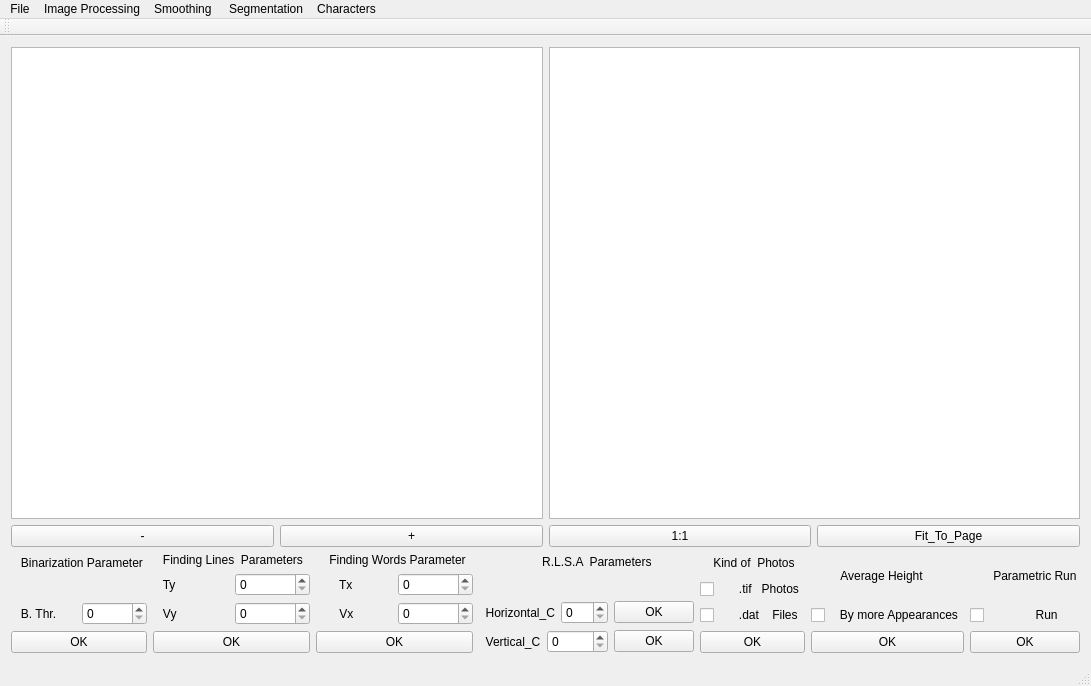
<?xml version="1.0" encoding="UTF-8"?>
<ui version="4.0">
 <class>MainWindow</class>
 <widget class="QMainWindow" name="MainWindow">
  <property name="geometry">
   <rect>
    <x>0</x>
    <y>0</y>
    <width>1035</width>
    <height>686</height>
   </rect>
  </property>
  <property name="windowTitle">
   <string>MainWindow</string>
  </property>
  <widget class="QWidget" name="centralWidget">
   <property name="enabled">
    <bool>true</bool>
   </property>
   <property name="autoFillBackground">
    <bool>true</bool>
   </property>
   <layout class="QGridLayout" name="gridLayout">
    <item row="2" column="5">
     <layout class="QVBoxLayout" name="verticalLayout_6">
      <item>
       <widget class="QLabel" name="label_15">
        <property name="text">
         <string>         Average Height</string>
        </property>
       </widget>
      </item>
      <item>
       <widget class="QCheckBox" name="checkBox_4">
        <property name="text">
         <string>   By more Appearances</string>
        </property>
       </widget>
      </item>
      <item>
       <widget class="QPushButton" name="pushButton_11">
        <property name="text">
         <string>OK</string>
        </property>
       </widget>
      </item>
     </layout>
    </item>
    <item row="2" column="2">
     <layout class="QVBoxLayout" name="verticalLayout_3">
      <item>
       <widget class="QLabel" name="label_8">
        <property name="text">
         <string>    Finding Words Parameter  </string>
        </property>
       </widget>
      </item>
      <item>
       <layout class="QHBoxLayout" name="horizontalLayout_6">
        <item>
         <widget class="QLabel" name="label_6">
          <property name="text">
           <string>       Tx</string>
          </property>
         </widget>
        </item>
        <item>
         <widget class="QSpinBox" name="spinBox_4">
          <property name="maximum">
           <number>999</number>
          </property>
         </widget>
        </item>
       </layout>
      </item>
      <item>
       <layout class="QHBoxLayout" name="horizontalLayout_7">
        <item>
         <widget class="QLabel" name="label_7">
          <property name="text">
           <string>       Vx</string>
          </property>
         </widget>
        </item>
        <item>
         <widget class="QSpinBox" name="spinBox_5">
          <property name="maximum">
           <number>999</number>
          </property>
         </widget>
        </item>
       </layout>
      </item>
      <item>
       <widget class="QPushButton" name="pushButton_7">
        <property name="text">
         <string>OK</string>
        </property>
       </widget>
      </item>
     </layout>
    </item>
    <item row="2" column="1">
     <layout class="QVBoxLayout" name="verticalLayout">
      <item>
       <widget class="QLabel" name="label">
        <property name="text">
         <string>   Finding Lines  Parameters  </string>
        </property>
        <property name="textInteractionFlags">
         <set>Qt::LinksAccessibleByMouse</set>
        </property>
       </widget>
      </item>
      <item>
       <layout class="QHBoxLayout" name="horizontalLayout_3">
        <item>
         <widget class="QLabel" name="label_2">
          <property name="text">
           <string>   Ty</string>
          </property>
         </widget>
        </item>
        <item>
         <widget class="QSpinBox" name="spinBox">
          <property name="maximum">
           <number>999</number>
          </property>
         </widget>
        </item>
       </layout>
      </item>
      <item>
       <layout class="QHBoxLayout" name="horizontalLayout_4">
        <item>
         <widget class="QLabel" name="label_3">
          <property name="text">
           <string>   Vy</string>
          </property>
         </widget>
        </item>
        <item>
         <widget class="QSpinBox" name="spinBox_2">
          <property name="maximum">
           <number>999</number>
          </property>
         </widget>
        </item>
       </layout>
      </item>
      <item>
       <widget class="QPushButton" name="pushButton_5">
        <property name="text">
         <string>OK</string>
        </property>
       </widget>
      </item>
     </layout>
    </item>
    <item row="2" column="0">
     <layout class="QVBoxLayout" name="verticalLayout_2">
      <item>
       <widget class="QLabel" name="label_4">
        <property name="text">
         <string>   Binarization Parameter </string>
        </property>
       </widget>
      </item>
      <item>
       <widget class="QLabel" name="label_12">
        <property name="text">
         <string/>
        </property>
       </widget>
      </item>
      <item>
       <layout class="QHBoxLayout" name="horizontalLayout_5">
        <item>
         <widget class="QLabel" name="label_5">
          <property name="text">
           <string>   B. Thr.</string>
          </property>
         </widget>
        </item>
        <item>
         <widget class="QSpinBox" name="spinBox_3">
          <property name="maximum">
           <number>999</number>
          </property>
         </widget>
        </item>
       </layout>
      </item>
      <item>
       <widget class="QPushButton" name="pushButton_6">
        <property name="text">
         <string>OK</string>
        </property>
       </widget>
      </item>
     </layout>
    </item>
    <item row="1" column="0" colspan="7">
     <layout class="QHBoxLayout" name="horizontalLayout_2">
      <item>
       <widget class="QPushButton" name="pushButton_4">
        <property name="text">
         <string>-</string>
        </property>
       </widget>
      </item>
      <item>
       <widget class="QPushButton" name="pushButton_3">
        <property name="text">
         <string>+</string>
        </property>
       </widget>
      </item>
      <item>
       <widget class="QPushButton" name="pushButton_2">
        <property name="text">
         <string>1:1</string>
        </property>
       </widget>
      </item>
      <item>
       <widget class="QPushButton" name="pushButton">
        <property name="text">
         <string>Fit_To_Page</string>
        </property>
       </widget>
      </item>
     </layout>
    </item>
    <item row="2" column="3">
     <layout class="QVBoxLayout" name="verticalLayout_4">
      <item>
       <widget class="QLabel" name="label_9">
        <property name="text">
         <string>                   R.L.S.A  Parameters </string>
        </property>
       </widget>
      </item>
      <item>
       <widget class="QLabel" name="label_13">
        <property name="text">
         <string/>
        </property>
       </widget>
      </item>
      <item>
       <layout class="QHBoxLayout" name="horizontalLayout_8">
        <item>
         <widget class="QLabel" name="label_10">
          <property name="text">
           <string>  Horizontal_C</string>
          </property>
         </widget>
        </item>
        <item>
         <widget class="QSpinBox" name="spinBox_6">
          <property name="maximum">
           <number>999</number>
          </property>
         </widget>
        </item>
        <item>
         <widget class="QPushButton" name="pushButton_8">
          <property name="text">
           <string>OK</string>
          </property>
         </widget>
        </item>
       </layout>
      </item>
      <item>
       <layout class="QHBoxLayout" name="horizontalLayout_9">
        <item>
         <widget class="QLabel" name="label_11">
          <property name="text">
           <string>  Vertical_C</string>
          </property>
         </widget>
        </item>
        <item>
         <widget class="QSpinBox" name="spinBox_7">
          <property name="maximum">
           <number>999</number>
          </property>
         </widget>
        </item>
        <item>
         <widget class="QPushButton" name="pushButton_9">
          <property name="text">
           <string>OK</string>
          </property>
         </widget>
        </item>
       </layout>
      </item>
     </layout>
    </item>
    <item row="2" column="4">
     <layout class="QVBoxLayout" name="verticalLayout_5">
      <item>
       <widget class="QLabel" name="label_14">
        <property name="text">
         <string>    Kind of  Photos  </string>
        </property>
       </widget>
      </item>
      <item>
       <widget class="QCheckBox" name="checkBox_2">
        <property name="text">
         <string>      .tif   Photos</string>
        </property>
       </widget>
      </item>
      <item>
       <widget class="QCheckBox" name="checkBox">
        <property name="text">
         <string>      .dat    Files</string>
        </property>
       </widget>
      </item>
      <item>
       <widget class="QPushButton" name="pushButton_10">
        <property name="text">
         <string>OK</string>
        </property>
       </widget>
      </item>
     </layout>
    </item>
    <item row="0" column="0" colspan="7">
     <layout class="QHBoxLayout" name="horizontalLayout">
      <item>
       <widget class="QGraphicsView" name="graphicsView"/>
      </item>
      <item>
       <widget class="QGraphicsView" name="graphicsView_2"/>
      </item>
     </layout>
    </item>
    <item row="2" column="6">
     <layout class="QVBoxLayout" name="verticalLayout_7">
      <item>
       <widget class="QLabel" name="label_16">
        <property name="text">
         <string>       Parametric Run </string>
        </property>
       </widget>
      </item>
      <item>
       <widget class="QCheckBox" name="checkBox_5">
        <property name="text">
         <string>              Run</string>
        </property>
       </widget>
      </item>
      <item>
       <widget class="QPushButton" name="pushButton_12">
        <property name="text">
         <string>OK</string>
        </property>
       </widget>
      </item>
     </layout>
    </item>
   </layout>
  </widget>
  <widget class="QMenuBar" name="menuBar">
   <property name="geometry">
    <rect>
     <x>0</x>
     <y>0</y>
     <width>1035</width>
     <height>21</height>
    </rect>
   </property>
   <widget class="QMenu" name="menuFile">
    <property name="title">
     <string>File</string>
    </property>
    <addaction name="actionOpen"/>
    <addaction name="separator"/>
    <addaction name="actionExit"/>
    <addaction name="separator"/>
    <addaction name="actionLoad_Result_2"/>
    <addaction name="separator"/>
   </widget>
   <widget class="QMenu" name="menuProcessing">
    <property name="title">
     <string>Image Processing</string>
    </property>
    <addaction name="actionImage_Characteristics"/>
    <addaction name="separator"/>
    <addaction name="actionInverse_Image"/>
    <addaction name="separator"/>
    <addaction name="actionBinarization"/>
    <addaction name="separator"/>
    <addaction name="actionHistogram"/>
    <addaction name="separator"/>
   </widget>
   <widget class="QMenu" name="menuSmoothing">
    <property name="title">
     <string>Smoothing </string>
    </property>
    <addaction name="actionHorizontal_RLSA"/>
    <addaction name="separator"/>
    <addaction name="actionVertical_RLSA"/>
    <addaction name="separator"/>
    <addaction name="actionRLSA_2"/>
    <addaction name="separator"/>
   </widget>
   <widget class="QMenu" name="menuSegmentation">
    <property name="title">
     <string>Segmentation</string>
    </property>
    <addaction name="actionFinding_Lines_2"/>
    <addaction name="separator"/>
    <addaction name="actionFinding_Words_2"/>
    <addaction name="separator"/>
   </widget>
   <widget class="QMenu" name="menuCharacters">
    <property name="title">
     <string>Characters</string>
    </property>
    <addaction name="actionAverage_Character_Height"/>
    <addaction name="separator"/>
    <addaction name="actionPrinting_Lines"/>
    <addaction name="separator"/>
    <addaction name="actionPrinting_Letters"/>
   </widget>
   <addaction name="menuFile"/>
   <addaction name="menuProcessing"/>
   <addaction name="menuSmoothing"/>
   <addaction name="menuSegmentation"/>
   <addaction name="menuCharacters"/>
  </widget>
  <widget class="QToolBar" name="mainToolBar">
   <attribute name="toolBarArea">
    <enum>TopToolBarArea</enum>
   </attribute>
   <attribute name="toolBarBreak">
    <bool>false</bool>
   </attribute>
  </widget>
  <widget class="QStatusBar" name="statusBar"/>
  <action name="actionOpen">
   <property name="text">
    <string>Open </string>
   </property>
  </action>
  <action name="actionExit">
   <property name="text">
    <string>Exit </string>
   </property>
  </action>
  <action name="actionImage_Characteristics">
   <property name="text">
    <string>Image Characteristics</string>
   </property>
  </action>
  <action name="actionInverse_Image">
   <property name="text">
    <string>Inverse </string>
   </property>
  </action>
  <action name="actionBinarization">
   <property name="text">
    <string>Binarization</string>
   </property>
  </action>
  <action name="actionHorizontal_RLSA">
   <property name="text">
    <string>Horizontal RLSA</string>
   </property>
  </action>
  <action name="actionVertical_RLSA">
   <property name="text">
    <string>Vertical  RLSA</string>
   </property>
  </action>
  <action name="actionRLSA_2">
   <property name="text">
    <string>RLSA_H_V</string>
   </property>
  </action>
  <action name="actionFinding_Lines_2">
   <property name="text">
    <string>Finding Lines</string>
   </property>
  </action>
  <action name="actionFinding_Words_2">
   <property name="text">
    <string>Finding Words</string>
   </property>
  </action>
  <action name="actionLoad_Result_2">
   <property name="text">
    <string>Load Result</string>
   </property>
  </action>
  <action name="actionHistogram">
   <property name="text">
    <string>Histogram</string>
   </property>
  </action>
  <action name="actionAverage_Character_Height">
   <property name="text">
    <string>Average Character Height</string>
   </property>
  </action>
  <action name="actionPrinting_Lines">
   <property name="text">
    <string>Printing Lines</string>
   </property>
  </action>
  <action name="actionPrinting_Letters">
   <property name="text">
    <string>Printing Letters</string>
   </property>
  </action>
 </widget>
 <layoutdefault spacing="6" margin="11"/>
 <resources/>
 <connections/>
</ui>
